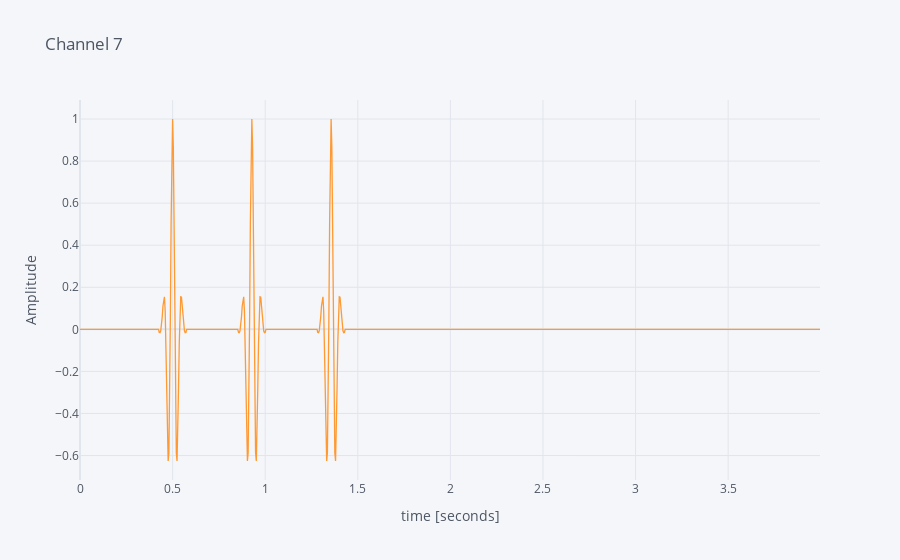

The notebook cell saved with this chart:
### Markdown cell above
# Plot channel in time domain

### Code cell
s.iplot(title=s.name, xTitle=s.index.name, yTitle="Amplitude")

### Figure 1 — Plotly figure (JSON) as saved in the notebook; plotly's stock layout.template omitted (floating-point values rounded to 4 significant figures; data arrays with more than 128 entries replaced by an {"elided": "..."} marker saying what was removed)
{"data": [{"line": {"color": "rgba(255, 153, 51, 1.0)", "dash": "solid", "shape": "linear", "width": 1.3}, "mode": "lines", "name": "Channel 7", "text": "", "type": "scatter", "x": {"elided": "1000 float values"}, "y": {"elided": "1000 float values"}}], "layout": {"legend": {"bgcolor": "#F5F6F9", "font": {"color": "#4D5663"}}, "paper_bgcolor": "#F5F6F9", "plot_bgcolor": "#F5F6F9", "title": {"font": {"color": "#4D5663"}, "text": "Channel 7"}, "xaxis": {"gridcolor": "#E1E5ED", "showgrid": true, "tickfont": {"color": "#4D5663"}, "title": {"font": {"color": "#4D5663"}, "text": "time [seconds]"}, "zerolinecolor": "#E1E5ED"}, "yaxis": {"gridcolor": "#E1E5ED", "showgrid": true, "tickfont": {"color": "#4D5663"}, "title": {"font": {"color": "#4D5663"}, "text": "Amplitude"}, "zerolinecolor": "#E1E5ED"}}}
